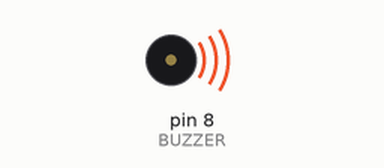
Recording of a sketch running on a simulated Arduino Uno, built with avr-gcc and run on an emulated ATmega328P. Parts: buzzer (waves = sounding).

Above: at 0.2 s.
Timing chart, 0 to 33.0 s (numbered marks = the images above):
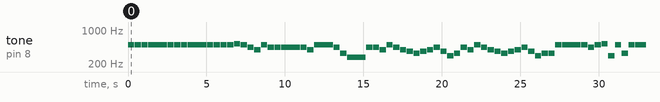

The sketch:

kod.ino
```cpp
/*
   Mehter Marşı – Arduino Tek Dosya
   Do-Re-Mi formatında, cızırtısız
*/

#define BUZZER 8

// Notalar (DO-RE-MI)
#define DO4 262
#define DOs4 277
#define RE4 294
#define REs4 311
#define MI4 330
#define FA4 349
#define FAs4 370
#define SOL4 392
#define SOLs4 415
#define LA4 440
#define LAs4 466
#define SI4 494
#define DO5 523

// Nota çalma fonksiyonu
void notaCal(int nota, int sure) {
  tone(BUZZER, nota, sure);
  delay(sure);
  noTone(BUZZER);
  delay(30); // cızırtıyı azaltır
}

// Melodi ve süreler
int melody[] = {
  SI4, SI4, SI4, SI4, SI4, SI4, SI4, SI4,
  SI4, SI4, SI4, SI4, DO5, SI4, LA4, SOL4, SI4,
  LA4, LA4, LA4, LA4, SOL4, SI4, LA4,
  MI4, DOs4, LA4,
  LA4, SOL4, SI4, LA4, SOL4, FAs4, MI4, FAs4, SOL4, LA4, FAs4, RE4, MI4,
  LA4, SOL4, SI4, LA4, SOL4, FAs4, MI4, FAs4, SOL4, LA4, FAs4, RE4, MI4,
  MI4, SI4, SI4, SI4, LA4, SI4, DO5, RE4, SI4,
  MI4, SI4, SI4, SI4, LA4, SI4, DO5, RE4, SI4,
  DO5, LA4, SI4, SOL4, DO5, SI4, LA4, LA4,
  DO5, SI4, LA4, LA4, SI4, SOL4, FAs4, MI4, LA4,
  LA4, SOL4, FA4, FA4, RE4, MI4, FA4, SOL4, FA4, FAs4, MI4
};

int noteDurations[] = {
  400,400,400,1200,400,400,400,1200,
  400,400,400,400,400,400,400,400,
  400,400,400,1200,400,400,1200,
  400,400,1200,
  400,400,400,400,400,400,400,400,400,400,400,400,400,
  400,400,400,400,400,400,400,400,400,400,400,400,400,
  400,400,400,1200,400,400,400,400,400,
  400,400,400,1200,400,400,400,400,400,
  400,400,400,400,400,400,400,
  400,400,400,400,400,400,400,400,400,
  400,400,400,800,400,400,400,400,400,400,400
};

void setup() {
}

void loop() {
  int notes = sizeof(melody)/sizeof(melody[0]);
  for (int i = 0; i < notes; i++) {
    notaCal(melody[i], noteDurations[i]);
  }
  delay(2000); // tekrar öncesi bekleme
}
```

Measured:
- by itself, tone on pin 8 (BUZZER): plays 494 Hz for 0.40 s, 494 Hz for 0.40 s, 494 Hz for 0.40 s, 494 Hz for 1.2 s, 494 Hz for 0.40 s, 494 Hz for 0.40 s … (254 notes in this stretch)
